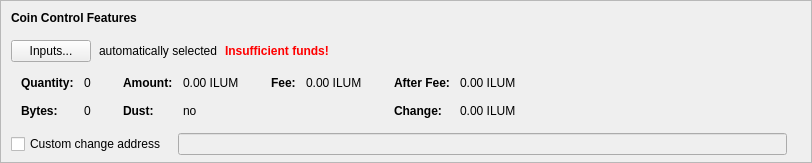
    <widget class="QFrame" name="frameCoinControl">
     <property name="sizePolicy">
      <sizepolicy hsizetype="Expanding" vsizetype="Expanding">
       <horstretch>0</horstretch>
       <verstretch>0</verstretch>
      </sizepolicy>
     </property>
     <property name="maximumSize">
      <size>
       <width>16777215</width>
       <height>16777215</height>
      </size>
     </property>
     <property name="frameShape">
      <enum>QFrame::StyledPanel</enum>
     </property>
     <property name="frameShadow">
      <enum>QFrame::Sunken</enum>
     </property>
     <layout class="QVBoxLayout" name="verticalLayoutCoinControl2">
      <property name="spacing">
       <number>0</number>
      </property>
      <property name="leftMargin">
       <number>0</number>
      </property>
      <property name="topMargin">
       <number>0</number>
      </property>
      <property name="rightMargin">
       <number>0</number>
      </property>
      <property name="bottomMargin">
       <number>6</number>
      </property>
      <item>
       <layout class="QVBoxLayout" name="verticalLayoutCoinControl" stretch="0,0,0,0,1">
        <property name="spacing">
         <number>0</number>
        </property>
        <property name="leftMargin">
         <number>10</number>
        </property>
        <property name="topMargin">
         <number>10</number>
        </property>
        <item>
         <layout class="QHBoxLayout" name="horizontalLayoutCoinControl1">
          <property name="bottomMargin">
           <number>15</number>
          </property>
          <item>
           <widget class="QLabel" name="labelCoinControlFeatures">
            <property name="sizePolicy">
             <sizepolicy hsizetype="Preferred" vsizetype="Maximum">
              <horstretch>0</horstretch>
              <verstretch>0</verstretch>
             </sizepolicy>
            </property>
            <property name="font">
             <font>
              <weight>75</weight>
              <bold>true</bold>
             </font>
            </property>
            <property name="styleSheet">
             <string notr="true">font-weight:bold;</string>
            </property>
            <property name="text">
             <string>Coin Control Features</string>
            </property>
           </widget>
          </item>
         </layout>
        </item>
        <item>
         <layout class="QHBoxLayout" name="horizontalLayoutCoinControl2" stretch="0,0,0,0">
          <property name="spacing">
           <number>8</number>
          </property>
          <property name="bottomMargin">
           <number>10</number>
          </property>
          <item>
           <widget class="QPushButton" name="pushButtonCoinControl">
            <property name="styleSheet">
             <string notr="true"/>
            </property>
            <property name="text">
             <string>Inputs...</string>
            </property>
            <property name="autoDefault">
             <bool>false</bool>
            </property>
           </widget>
          </item>
          <item>
           <widget class="QLabel" name="labelCoinControlAutomaticallySelected">
            <property name="text">
             <string>automatically selected</string>
            </property>
            <property name="margin">
             <number>5</number>
            </property>
           </widget>
          </item>
          <item>
           <widget class="QLabel" name="labelCoinControlInsuffFunds">
            <property name="font">
             <font>
              <weight>75</weight>
              <bold>true</bold>
             </font>
            </property>
            <property name="styleSheet">
             <string notr="true">color:red;font-weight:bold;</string>
            </property>
            <property name="text">
             <string>Insufficient funds!</string>
            </property>
            <property name="margin">
             <number>5</number>
            </property>
           </widget>
          </item>
          <item>
           <spacer name="horizontalSpacerCoinControl">
            <property name="orientation">
             <enum>Qt::Horizontal</enum>
            </property>
            <property name="sizeHint" stdset="0">
             <size>
              <width>40</width>
              <height>1</height>
             </size>
            </property>
           </spacer>
          </item>
         </layout>
        </item>
        <item>
         <widget class="QWidget" name="widgetCoinControl" native="true">
          <property name="sizePolicy">
           <sizepolicy hsizetype="Preferred" vsizetype="Preferred">
            <horstretch>0</horstretch>
            <verstretch>0</verstretch>
           </sizepolicy>
          </property>
          <property name="minimumSize">
           <size>
            <width>0</width>
            <height>0</height>
           </size>
          </property>
          <property name="styleSheet">
           <string notr="true"/>
          </property>
          <layout class="QHBoxLayout" name="horizontalLayoutCoinControl5">
           <property name="leftMargin">
            <number>0</number>
           </property>
           <property name="topMargin">
            <number>0</number>
           </property>
           <property name="rightMargin">
            <number>0</number>
           </property>
           <property name="bottomMargin">
            <number>0</number>
           </property>
           <item>
            <layout class="QHBoxLayout" name="horizontalLayoutCoinControl3" stretch="0,0,0,1">
             <property name="spacing">
              <number>20</number>
             </property>
             <property name="topMargin">
              <number>0</number>
             </property>
             <property name="bottomMargin">
              <number>10</number>
             </property>
             <item>
              <layout class="QFormLayout" name="formLayoutCoinControl1">
               <property name="horizontalSpacing">
                <number>10</number>
               </property>
               <property name="verticalSpacing">
                <number>14</number>
               </property>
               <property name="leftMargin">
                <number>10</number>
               </property>
               <property name="topMargin">
                <number>4</number>
               </property>
               <property name="rightMargin">
                <number>6</number>
               </property>
               <item row="0" column="0">
                <widget class="QLabel" name="labelCoinControlQuantityText">
                 <property name="font">
                  <font>
                   <weight>75</weight>
                   <bold>true</bold>
                  </font>
                 </property>
                 <property name="text">
                  <string>Quantity:</string>
                 </property>
                 <property name="margin">
                  <number>0</number>
                 </property>
                </widget>
               </item>
               <item row="0" column="1">
                <widget class="QLabel" name="labelCoinControlQuantity">
                 <property name="cursor">
                  <cursorShape>IBeamCursor</cursorShape>
                 </property>
                 <property name="contextMenuPolicy">
                  <enum>Qt::ActionsContextMenu</enum>
                 </property>
                 <property name="text">
                  <string notr="true">0</string>
                 </property>
                 <property name="margin">
                  <number>0</number>
                 </property>
                 <property name="textInteractionFlags">
                  <set>Qt::LinksAccessibleByMouse|Qt::TextSelectableByKeyboard|Qt::TextSelectableByMouse</set>
                 </property>
                </widget>
               </item>
               <item row="1" column="0">
                <widget class="QLabel" name="labelCoinControlBytesText">
                 <property name="font">
                  <font>
                   <weight>75</weight>
                   <bold>true</bold>
                  </font>
                 </property>
                 <property name="text">
                  <string>Bytes:</string>
                 </property>
                </widget>
               </item>
               <item row="1" column="1">
                <widget class="QLabel" name="labelCoinControlBytes">
                 <property name="cursor">
                  <cursorShape>IBeamCursor</cursorShape>
                 </property>
                 <property name="contextMenuPolicy">
                  <enum>Qt::ActionsContextMenu</enum>
                 </property>
                 <property name="text">
                  <string notr="true">0</string>
                 </property>
                 <property name="textInteractionFlags">
                  <set>Qt::LinksAccessibleByMouse|Qt::TextSelectableByKeyboard|Qt::TextSelectableByMouse</set>
                 </property>
                </widget>
               </item>
              </layout>
             </item>
             <item>
              <layout class="QFormLayout" name="formLayoutCoinControl2">
               <property name="horizontalSpacing">
                <number>10</number>
               </property>
               <property name="verticalSpacing">
                <number>14</number>
               </property>
               <property name="leftMargin">
                <number>6</number>
               </property>
               <property name="topMargin">
                <number>4</number>
               </property>
               <property name="rightMargin">
                <number>6</number>
               </property>
               <item row="0" column="0">
                <widget class="QLabel" name="labelCoinControlAmountText">
                 <property name="font">
                  <font>
                   <weight>75</weight>
                   <bold>true</bold>
                  </font>
                 </property>
                 <property name="text">
                  <string>Amount:</string>
                 </property>
                 <property name="margin">
                  <number>0</number>
                 </property>
                </widget>
               </item>
               <item row="0" column="1">
                <widget class="QLabel" name="labelCoinControlAmount">
                 <property name="cursor">
                  <cursorShape>IBeamCursor</cursorShape>
                 </property>
                 <property name="contextMenuPolicy">
                  <enum>Qt::ActionsContextMenu</enum>
                 </property>
                 <property name="text">
                  <string notr="true">0.00 ILUM</string>
                 </property>
                 <property name="textInteractionFlags">
                  <set>Qt::LinksAccessibleByMouse|Qt::TextSelectableByKeyboard|Qt::TextSelectableByMouse</set>
                 </property>
                </widget>
               </item>
               <item row="1" column="0">
                <widget class="QLabel" name="labelCoinControlLowOutputText">
                 <property name="font">
                  <font>
                   <weight>75</weight>
                   <bold>true</bold>
                  </font>
                 </property>
                 <property name="text">
                  <string>Dust:</string>
                 </property>
                </widget>
               </item>
               <item row="1" column="1">
                <widget class="QLabel" name="labelCoinControlLowOutput">
                 <property name="cursor">
                  <cursorShape>IBeamCursor</cursorShape>
                 </property>
                 <property name="contextMenuPolicy">
                  <enum>Qt::ActionsContextMenu</enum>
                 </property>
                 <property name="text">
                  <string notr="true">no</string>
                 </property>
                 <property name="textInteractionFlags">
                  <set>Qt::LinksAccessibleByMouse|Qt::TextSelectableByKeyboard|Qt::TextSelectableByMouse</set>
                 </property>
                </widget>
               </item>
              </layout>
             </item>
             <item>
              <layout class="QFormLayout" name="formLayoutCoinControl3">
               <property name="horizontalSpacing">
                <number>10</number>
               </property>
               <property name="verticalSpacing">
                <number>14</number>
               </property>
               <property name="leftMargin">
                <number>6</number>
               </property>
               <property name="topMargin">
                <number>4</number>
               </property>
               <property name="rightMargin">
                <number>6</number>
               </property>
               <item row="0" column="0">
                <widget class="QLabel" name="labelCoinControlFeeText">
                 <property name="font">
                  <font>
                   <weight>75</weight>
                   <bold>true</bold>
                  </font>
                 </property>
                 <property name="text">
                  <string>Fee:</string>
                 </property>
                 <property name="margin">
                  <number>0</number>
                 </property>
                </widget>
               </item>
               <item row="0" column="1">
                <widget class="QLabel" name="labelCoinControlFee">
                 <property name="cursor">
                  <cursorShape>IBeamCursor</cursorShape>
                 </property>
                 <property name="contextMenuPolicy">
                  <enum>Qt::ActionsContextMenu</enum>
                 </property>
                 <property name="text">
                  <string notr="true">0.00 ILUM</string>
                 </property>
                 <property name="textInteractionFlags">
                  <set>Qt::LinksAccessibleByMouse|Qt::TextSelectableByKeyboard|Qt::TextSelectableByMouse</set>
                 </property>
                </widget>
               </item>
             </layout>
             </item>
             <item>
              <layout class="QFormLayout" name="formLayoutCoinControl4">
               <property name="horizontalSpacing">
                <number>10</number>
               </property>
               <property name="verticalSpacing">
                <number>14</number>
               </property>
               <property name="leftMargin">
                <number>6</number>
               </property>
               <property name="topMargin">
                <number>4</number>
               </property>
               <property name="rightMargin">
                <number>6</number>
               </property>
               <item row="0" column="0">
                <widget class="QLabel" name="labelCoinControlAfterFeeText">
                 <property name="font">
                  <font>
                   <weight>75</weight>
                   <bold>true</bold>
                  </font>
                 </property>
                 <property name="text">
                  <string>After Fee:</string>
                 </property>
                 <property name="margin">
                  <number>0</number>
                 </property>
                </widget>
               </item>
               <item row="0" column="1">
                <widget class="QLabel" name="labelCoinControlAfterFee">
                 <property name="cursor">
                  <cursorShape>IBeamCursor</cursorShape>
                 </property>
                 <property name="contextMenuPolicy">
                  <enum>Qt::ActionsContextMenu</enum>
                 </property>
                 <property name="text">
                  <string notr="true">0.00 ILUM</string>
                 </property>
                 <property name="textInteractionFlags">
                  <set>Qt::LinksAccessibleByMouse|Qt::TextSelectableByKeyboard|Qt::TextSelectableByMouse</set>
                 </property>
                </widget>
               </item>
               <item row="1" column="0">
                <widget class="QLabel" name="labelCoinControlChangeText">
                 <property name="font">
                  <font>
                   <weight>75</weight>
                   <bold>true</bold>
                  </font>
                 </property>
                 <property name="text">
                  <string>Change:</string>
                 </property>
                </widget>
               </item>
               <item row="1" column="1">
                <widget class="QLabel" name="labelCoinControlChange">
                 <property name="cursor">
                  <cursorShape>IBeamCursor</cursorShape>
                 </property>
                 <property name="contextMenuPolicy">
                  <enum>Qt::ActionsContextMenu</enum>
                 </property>
                 <property name="text">
                  <string notr="true">0.00 ILUM</string>
                 </property>
                 <property name="textInteractionFlags">
                  <set>Qt::LinksAccessibleByMouse|Qt::TextSelectableByKeyboard|Qt::TextSelectableByMouse</set>
                 </property>
                </widget>
               </item>
              </layout>
             </item>
            </layout>
           </item>
          </layout>
         </widget>
        </item>
        <item>
         <layout class="QHBoxLayout" name="horizontalLayoutCoinControl4" stretch="0,0,0">
          <property name="spacing">
           <number>12</number>
          </property>
          <property name="sizeConstraint">
           <enum>QLayout::SetDefaultConstraint</enum>
          </property>
          <property name="topMargin">
           <number>5</number>
          </property>
          <property name="rightMargin">
           <number>5</number>
          </property>
          <item>
           <widget class="QCheckBox" name="checkBoxCoinControlChange">
            <property name="toolTip">
             <string>If this is activated, but the change address is empty or invalid, change will be sent to a newly generated address.</string>
            </property>
            <property name="text">
             <string>Custom change address</string>
            </property>
           </widget>
          </item>
          <item>
           <widget class="QValidatedLineEdit" name="lineEditCoinControlChange">
            <property name="enabled">
             <bool>false</bool>
            </property>
            <property name="sizePolicy">
             <sizepolicy hsizetype="Expanding" vsizetype="Fixed">
              <horstretch>0</horstretch>
              <verstretch>0</verstretch>
             </sizepolicy>
            </property>
           </widget>
          </item>
          <item>
           <widget class="QLabel" name="labelCoinControlChangeLabel">
            <property name="sizePolicy">
             <sizepolicy hsizetype="Preferred" vsizetype="Expanding">
              <horstretch>0</horstretch>
              <verstretch>0</verstretch>
             </sizepolicy>
            </property>
            <property name="minimumSize">
             <size>
              <width>0</width>
              <height>0</height>
             </size>
            </property>
            <property name="text">
             <string/>
            </property>
            <property name="margin">
             <number>3</number>
            </property>
           </widget>
          </item>
         </layout>
        </item>
        <item>
         <spacer name="verticalSpacerCoinControl">
          <property name="orientation">
           <enum>Qt::Vertical</enum>
          </property>
          <property name="sizeHint" stdset="0">
           <size>
            <width>800</width>
            <height>1</height>
           </size>
          </property>
         </spacer>
        </item>
       </layout>
      </item>
     </layout>
    </widget>
